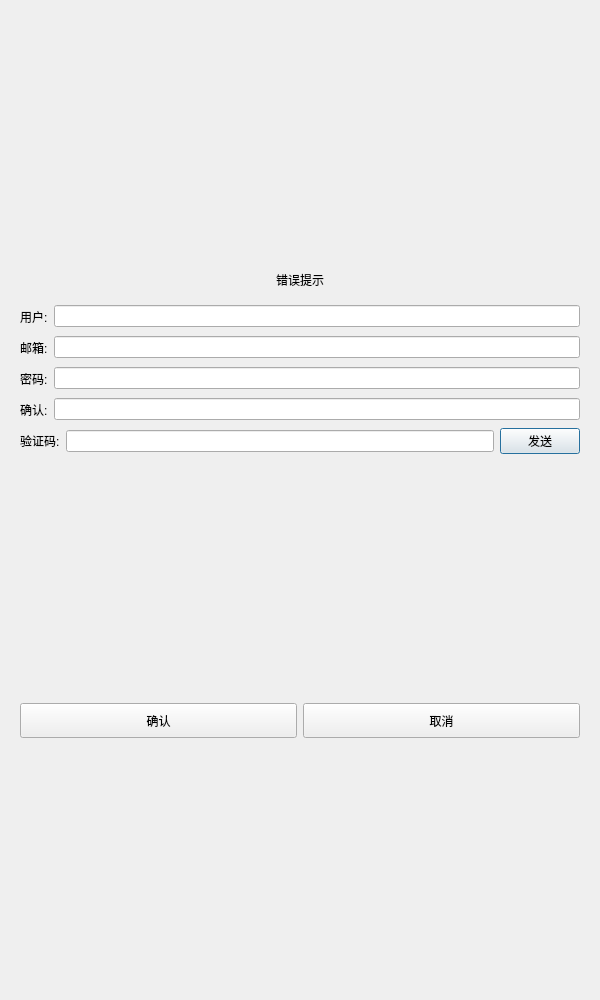
<?xml version="1.0" encoding="UTF-8"?>
<ui version="4.0">
 <class>RegisterDialog</class>
 <widget class="QDialog" name="RegisterDialog">
  <property name="geometry">
   <rect>
    <x>0</x>
    <y>0</y>
    <width>600</width>
    <height>1000</height>
   </rect>
  </property>
  <property name="minimumSize">
   <size>
    <width>600</width>
    <height>1000</height>
   </size>
  </property>
  <property name="maximumSize">
   <size>
    <width>600</width>
    <height>1000</height>
   </size>
  </property>
  <property name="windowTitle">
   <string>Dialog</string>
  </property>
  <layout class="QVBoxLayout" name="verticalLayout_2">
   <item>
    <layout class="QVBoxLayout" name="verticalLayout">
     <item>
      <widget class="QStackedWidget" name="stackedWidget">
       <property name="currentIndex">
        <number>0</number>
       </property>
       <widget class="QWidget" name="page">
        <layout class="QVBoxLayout" name="verticalLayout_3">
         <item>
          <spacer name="verticalSpacer">
           <property name="orientation">
            <enum>Qt::Vertical</enum>
           </property>
           <property name="sizeHint" stdset="0">
            <size>
             <width>20</width>
             <height>40</height>
            </size>
           </property>
          </spacer>
         </item>
         <item>
          <widget class="QWidget" name="widget" native="true">
           <layout class="QVBoxLayout" name="verticalLayout_4">
            <item>
             <widget class="QLabel" name="err_tip">
              <property name="text">
               <string>错误提示</string>
              </property>
              <property name="alignment">
               <set>Qt::AlignCenter</set>
              </property>
             </widget>
            </item>
           </layout>
          </widget>
         </item>
         <item>
          <layout class="QHBoxLayout" name="horizontalLayout">
           <item>
            <widget class="QLabel" name="user_label">
             <property name="minimumSize">
              <size>
               <width>0</width>
               <height>25</height>
              </size>
             </property>
             <property name="maximumSize">
              <size>
               <width>16777215</width>
               <height>25</height>
              </size>
             </property>
             <property name="text">
              <string>用户:</string>
             </property>
            </widget>
           </item>
           <item>
            <widget class="QLineEdit" name="user_edit"/>
           </item>
          </layout>
         </item>
         <item>
          <layout class="QHBoxLayout" name="horizontalLayout_2">
           <item>
            <widget class="QLabel" name="email_lable">
             <property name="minimumSize">
              <size>
               <width>0</width>
               <height>25</height>
              </size>
             </property>
             <property name="maximumSize">
              <size>
               <width>16777215</width>
               <height>25</height>
              </size>
             </property>
             <property name="text">
              <string>邮箱:</string>
             </property>
            </widget>
           </item>
           <item>
            <widget class="QLineEdit" name="email_edit"/>
           </item>
          </layout>
         </item>
         <item>
          <layout class="QHBoxLayout" name="horizontalLayout_3">
           <item>
            <widget class="QLabel" name="pass_lable">
             <property name="minimumSize">
              <size>
               <width>0</width>
               <height>25</height>
              </size>
             </property>
             <property name="maximumSize">
              <size>
               <width>16777215</width>
               <height>25</height>
              </size>
             </property>
             <property name="text">
              <string>密码:</string>
             </property>
            </widget>
           </item>
           <item>
            <widget class="QLineEdit" name="pass_edit"/>
           </item>
          </layout>
         </item>
         <item>
          <layout class="QHBoxLayout" name="horizontalLayout_4">
           <item>
            <widget class="QLabel" name="confirm_label">
             <property name="minimumSize">
              <size>
               <width>0</width>
               <height>25</height>
              </size>
             </property>
             <property name="maximumSize">
              <size>
               <width>16777215</width>
               <height>25</height>
              </size>
             </property>
             <property name="text">
              <string>确认:</string>
             </property>
            </widget>
           </item>
           <item>
            <widget class="QLineEdit" name="confirm_edit"/>
           </item>
          </layout>
         </item>
         <item>
          <layout class="QHBoxLayout" name="horizontalLayout_5">
           <item>
            <widget class="QLabel" name="varify_lable">
             <property name="minimumSize">
              <size>
               <width>0</width>
               <height>25</height>
              </size>
             </property>
             <property name="maximumSize">
              <size>
               <width>16777215</width>
               <height>25</height>
              </size>
             </property>
             <property name="text">
              <string>验证码:</string>
             </property>
            </widget>
           </item>
           <item>
            <widget class="QLineEdit" name="varify_edit"/>
           </item>
           <item>
            <widget class="QPushButton" name="get_code">
             <property name="text">
              <string>发送</string>
             </property>
            </widget>
           </item>
          </layout>
         </item>
         <item>
          <spacer name="verticalSpacer_3">
           <property name="orientation">
            <enum>Qt::Vertical</enum>
           </property>
           <property name="sizeHint" stdset="0">
            <size>
             <width>20</width>
             <height>40</height>
            </size>
           </property>
          </spacer>
         </item>
         <item>
          <layout class="QHBoxLayout" name="horizontalLayout_6">
           <item>
            <widget class="QPushButton" name="cancel_btn">
             <property name="minimumSize">
              <size>
               <width>0</width>
               <height>35</height>
              </size>
             </property>
             <property name="maximumSize">
              <size>
               <width>16777215</width>
               <height>35</height>
              </size>
             </property>
             <property name="text">
              <string>确认</string>
             </property>
            </widget>
           </item>
           <item>
            <widget class="QPushButton" name="confirm_btn">
             <property name="minimumSize">
              <size>
               <width>0</width>
               <height>35</height>
              </size>
             </property>
             <property name="maximumSize">
              <size>
               <width>16777215</width>
               <height>35</height>
              </size>
             </property>
             <property name="text">
              <string>取消</string>
             </property>
            </widget>
           </item>
          </layout>
         </item>
         <item>
          <spacer name="verticalSpacer_2">
           <property name="orientation">
            <enum>Qt::Vertical</enum>
           </property>
           <property name="sizeHint" stdset="0">
            <size>
             <width>20</width>
             <height>40</height>
            </size>
           </property>
          </spacer>
         </item>
        </layout>
       </widget>
       <widget class="QWidget" name="page_2"/>
      </widget>
     </item>
    </layout>
   </item>
  </layout>
 </widget>
 <resources/>
 <connections/>
</ui>
